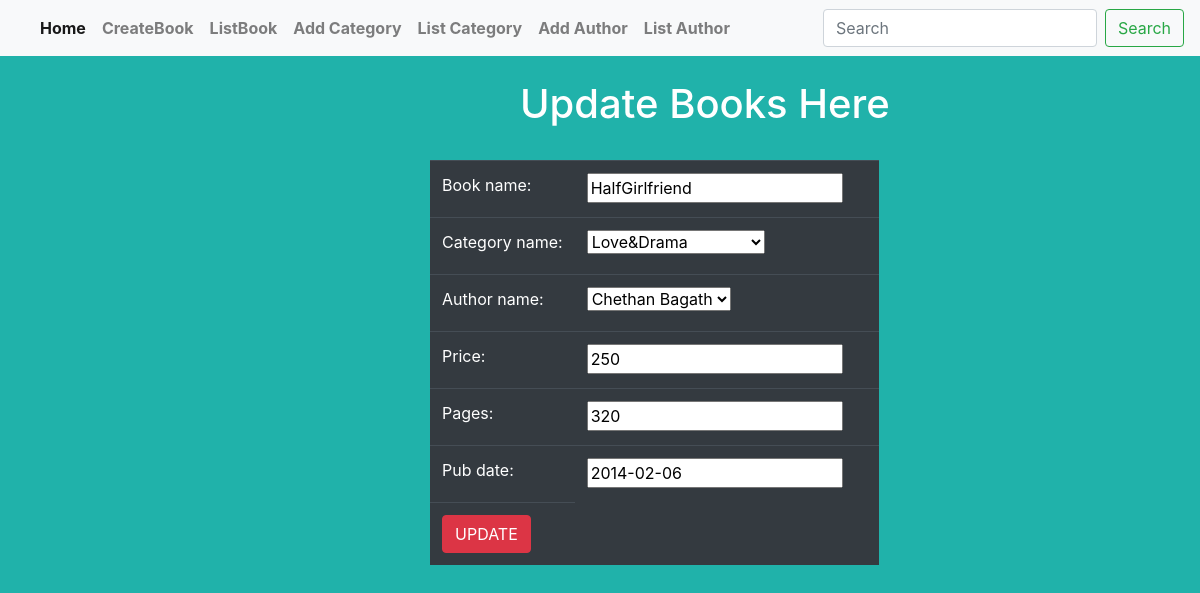
The page /vendor/updatebook/1 on the database its author committed.
### Vendor/models.py (models this page shows, shortened)
class Book(models.Model):
    book_name=models.CharField(max_length=200)
    category_name=models.ForeignKey(Category,on_delete=models.CASCADE)
    author_name=models.ForeignKey(Author,on_delete=models.CASCADE)
    price=models.IntegerField(default=50)
    pages=models.IntegerField(default=60)
    pub_date=models.DateField()

class Category(models.Model):
    category_name=models.CharField(max_length=200,unique=True)
    def __str__(self):
        return self.category_name

class Author(models.Model):
    author_name=models.CharField(max_length=200,unique=True)
    def __str__(self):
        return self.author_name

### Vendor/views.py (the view, shortened to what this page needs)
# urls.py: path('updatebook/<int:pk>', updateBook, name='updatebook'),
def updateBook(request,pk):
    qs=Book.objects.get(id=pk)
    form=BookCreator(instance=qs)
    template_name='update_book.html'
    context={}
    context["form"]=form
    return render(request,template_name,context)

### Vendor/forms.py (shortened to what this page needs)
class BookCreator(ModelForm):
    class Meta:
        model=Book
        fields=["book_name","category_name","author_name","price","pages","pub_date"]

### Vendor/templates/update_book.html (shortened to what this page needs)
<!DOCTYPE html>
{% extends 'base.html' %}
{% block content %}
    <br>
    <h1 style="padding-left: 520px;color: white">Update Books Here</h1><br>
    <div class="container">
    <div class="row" style="padding-left: 400px">
    <form method="post">
    <table class="table table-dark">
    {% for field in form %}
        <tr>
        <td>{{ field.label_tag }}</td>
        <td>{{ field }}</td>
        <td>{{ field.errors }}</td>
        </tr>
        {% endfor %}
    <tr>
        <td>
            <input type="submit" value="UPDATE" class="btn btn-danger">
        </td>
    </tr>
    </table>
    </form>
    </div>
    </div>
{% endblock %}

### rows shown on the page
Book: form "HalfGirlfriend" "250" "320" "2014-02-06"
Category: form "Love&Drama"
Author: form "Chethan Bagath"

### other values the page prints
{{ field.label_tag }} "Book name:" "Category name:" "Author name:" "Price:" "Pages:" "Pub date:"
